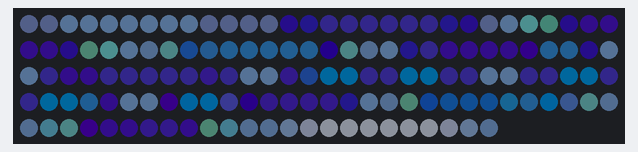
Recording of a sketch running on a simulated ESP8266 (NodeMCU). On the bench: 144 RGB LEDs in strip order, left to right, continuing on the next row. Dim RGB values are drawn brighter than linear.

Above: at 0.1 s.

The sketch:

WS2812_matrix.ino
```cpp
#include "matrix.hpp"

const CRGB eyeColor = CRGB(0, 100, 150);//CRGB(17, 140, 144);
const uint8_t PROGMEM raya[] = {
  0x30, 0x40, 0x54, 0x44, 0x54, 0x68, 0x60, 0x68, 0x74, 0x80, 0x84, 0x90, 0x80, 0x84, 0x90, 0x80, 0x84, 0x90, 0x80, 0x84, 0x90, 0x80, 0x84, 0x90, 0x80, 0x84, 0x90, 0x60, 0x68, 0x74, 0x44, 0x54, 0x68, 0x30, 0x40, 0x54, 0x30, 0x40, 0x54, 0x28, 0x44, 0x4c, 0x18, 0x24, 0x24, 0x18, 0x00, 0x34, 0x18, 0x08, 0x38, 0x18, 0x08, 0x38, 0x18, 0x0c, 0x38, 0x18, 0x0c, 0x38, 0x18, 0x08, 0x3c, 0x18, 0x24, 0x20, 0x28, 0x44, 0x4c, 0x30, 0x40, 0x54, 0x30, 0x40, 0x54, 0x18, 0x24, 0x24, 0x20, 0x30, 0x4c, 0x00, 0x68, 0xa4, 0x18, 0x3c, 0x58, 0x14, 0x44, 0x64, 0x0c, 0x34, 0x60, 0x0c, 0x34, 0x60, 0x0c, 0x34, 0x60, 0x0c, 0x30, 0x68, 0x18, 0x24, 0x20, 0x30, 0x40, 0x54, 0x40, 0x54, 0x6c, 0x18, 0x00, 0x34, 0x00, 0x68, 0xa4, 0x00, 0x68, 0x9c, 0x28, 0x24, 0x5c, 0x14, 0x04, 0x34, 0x18, 0x0c, 0x38, 0x18, 0x0c, 0x38, 0x18, 0x0c, 0x38, 0x18, 0x0c, 0x38, 0x14, 0x0c, 0x40, 0x40, 0x54, 0x6c, 0x40, 0x54, 0x6c, 0x18, 0x08, 0x38, 0x18, 0x40, 0x60, 0x18, 0x00, 0x30, 0x14, 0x0c, 0x38, 0x18, 0x10, 0x3c, 0x18, 0x10, 0x3c, 0x18, 0x10, 0x3c, 0x18, 0x10, 0x3c, 0x18, 0x10, 0x3c, 0x18, 0x10, 0x3c, 0x40, 0x54, 0x6c, 0x40, 0x54, 0x6c, 0x18, 0x0c, 0x3c, 0x14, 0x28, 0x50, 0x18, 0x0c, 0x3c, 0x18, 0x10, 0x3c, 0x18, 0x10, 0x3c, 0x18, 0x10, 0x3c, 0x18, 0x10, 0x3c, 0x18, 0x10, 0x3c, 0x18, 0x10, 0x3c, 0x18, 0x10, 0x3c, 0x40, 0x54, 0x6c, 0x40, 0x54, 0x6c, 0x18, 0x10, 0x3c, 0x18, 0x0c, 0x3c, 0x18, 0x10, 0x3c, 0x18, 0x10, 0x3c, 0x18, 0x10, 0x3c, 0x18, 0x10, 0x3c, 0x18, 0x10, 0x3c, 0x18, 0x08, 0x3c, 0x18, 0x08, 0x3c, 0x18, 0x10, 0x3c, 0x40, 0x54, 0x6c, 0x40, 0x54, 0x6c, 0x14, 0x0c, 0x40, 0x18, 0x10, 0x3c, 0x18, 0x08, 0x3c, 0x18, 0x08, 0x3c, 0x18, 0x08, 0x3c, 0x18, 0x08, 0x3c, 0x18, 0x04, 0x38, 0x18, 0x38, 0x58, 0x18, 0x38, 0x58, 0x14, 0x08, 0x3c, 0x40, 0x54, 0x6c, 0x30, 0x40, 0x54, 0x18, 0x28, 0x24, 0x14, 0x04, 0x40, 0x18, 0x3c, 0x58, 0x18, 0x38, 0x58, 0x18, 0x38, 0x58, 0x18, 0x38, 0x58, 0x18, 0x38, 0x58, 0x18, 0x34, 0x54, 0x14, 0x30, 0x5c, 0x18, 0x24, 0x24, 0x30, 0x40, 0x54, 0x40, 0x54, 0x6c, 0x2c, 0x4c, 0x4c, 0x18, 0x2c, 0x24, 0x14, 0x08, 0x3c, 0x18, 0x08, 0x3c, 0x18, 0x08, 0x3c, 0x18, 0x08, 0x3c, 0x18, 0x08, 0x3c, 0x14, 0x08, 0x3c, 0x18, 0x28, 0x20, 0x2c, 0x4c, 0x4c, 0x40, 0x54, 0x6c, 0x20, 0x28, 0x34, 0x14, 0x08, 0x3c, 0x14, 0x0c, 0x40, 0x18, 0x10, 0x3c, 0x18, 0x10, 0x3c, 0x18, 0x10, 0x3c, 0x18, 0x10, 0x3c, 0x18, 0x10, 0x3c, 0x18, 0x10, 0x3c, 0x14, 0x0c, 0x40, 0x14, 0x08, 0x3c, 0x20, 0x28, 0x34, 0x20, 0x28, 0x34, 0x20, 0x28, 0x34, 0x40, 0x54, 0x6c, 0x40, 0x54, 0x6c, 0x40, 0x54, 0x6c, 0x40, 0x54, 0x6c, 0x40, 0x54, 0x6c, 0x40, 0x54, 0x6c, 0x40, 0x54, 0x6c, 0x20, 0x28, 0x34, 0x20, 0x28, 0x34, 0x20, 0x28, 0x34
};

Matrix matrix(D0, 12, 12);

void setup() {
  matrix.setBrightness(50);
}

void loop() {
  matrix.clear();
  matrix.drawImage(0, 0, 12, 12, raya);
  matrix.fillRect(3, 4, 2, 2, eyeColor);
  matrix.fillRect(7, 4, 2, 2, eyeColor);
  matrix.show();
}
```

matrix.hpp
```cpp
#pragma once
#include <FastLED.h>
#include "charmap.hpp"

class Matrix {
public:
  Matrix(int pin, uint16_t width, uint16_t height)
    : width(width), height(height) {
    leds = new CRGB[width * height];
    FastLED.addLeds<WS2811, D0, GRB>(leds, width * height).setCorrection(TypicalLEDStrip);
    FastLED.setBrightness(50);
  }

  ~Matrix() {
    delete[] leds;
  }

  void setBrightness(uint8_t brightness) {
    FastLED.setBrightness(brightness);
  }

  void show() {
    FastLED.show();
  }

  void clear() {
    for (int i = 0; i < width * height; i++) leds[i] = CRGB(0, 0, 0);
  }

  void _dot(int x, int y, CRGB color) {
    leds[((height - y - 1) % 2 == 0 ? x : width - x - 1) + (height - y - 1) * width] = color;
  }

  void dot(int x, int y, CRGB color) {
    if (x < 0 || x >= width || y < 0 || y >= height) return;
    _dot(x, y, color);
  }

  void fillRect(int x, int y, int w, int h, CRGB color) {
    for (int x1 = max(x, 0); x1 < min(x + w, (int)width); x1++) {
      for (int y1 = max(y, 0); y1 < min(y + h, (int)height); y1++) {
        _dot(x1, y1, color);
      }
    }
  }

  void drawBitmap(int x, int y, int w, int h, const uint8_t* bitmap, CRGB color = CRGB(255, 255, 255), CRGB background = CRGB(255, 255, 255)) {
    if (x >= width || y >= height || x < -w || y < -h) return;
    uint8_t _byte;
    int position = -1;
    for (int x1 = max(-x, 0); x1 < min((int)width - x, w); x1++) {
      for (int y1 = max(-y, 0); y1 < min((int)height - y, h); y1++) {
        int index = min(x1, w - 1) + min(y1, h - 1) * ((w + 7) / 8 * 8);
        if (index / 8 != position) _byte = pgm_read_byte(&bitmap[index / 8]);
        if (bitRead(_byte, 7 - index % 8)) {
          _dot(x + x1, y + y1, color);
        } else if (background != color) {
          _dot(x + x1, y + y1, background);
        }
      }
    }
  }

  void drawImage(int x, int y, int w, int h, const uint8_t* image) {
    if (x >= width || y >= height || x < -w || y < -h) return;
    for (int x1 = max(-x, 0); x1 < min((int)width - x, w); x1++) {
      for (int y1 = max(-y, 0); y1 < min((int)height - y, h); y1++) {
        int index = x1 + y1 * w;
        _dot(x + x1, y + y1, CRGB(pgm_read_byte(&image[index * 3]), pgm_read_byte(&image[index * 3 + 1]), pgm_read_byte(&image[index * 3 + 2])));
      }
    }
  }

  uint8_t getFont(uint8_t font, uint8_t row) {
    if (row > 4) return 0;
    font = font - '0' + 16;
    if (font <= 95) return pgm_read_byte(&(charMap[font][row]));
    else if (font >= 96 && font <= 111) return pgm_read_byte(&(charMap[font + 47][row]));
    else if (font <= 159) return pgm_read_byte(&(charMap[font - 17][row]));
    else return pgm_read_byte(&(charMap[font - 1][row]));
  }

  void print(int x, int y, String str) {
    int cursorX = x;
    for (int i = 0; i < str.length(); i++) {
      uint8_t data = str[i];
      if (data > 127) {
        if (data > 191) data = 0;
        else if (i > 0 && str[i - 1] == 209 && data == 145) data = 192;
        else if (i > 0 && str[i - 1] == 208 && data == 129) data = 149;
        else if (i > 0 && str[i - 1] == 226 && data == 128) data = 0;
        else if (i > 0 && str[i - 1] == 128 && data == 148) data = 45;
      }
      if (data == 0) continue;
      for (uint8_t col = 0; col < 6; col++) {
        if (cursorX + col < 0 || cursorX + col >= width) continue;
        uint8_t bits = getFont(data, col);
        for (int _y = 0; _y < 8; _y++) {
          if (bitRead(bits, _y)) dot(cursorX + col, y + _y, CRGB(255, 255, 255));
        }
      }
      cursorX += 6;
    }
  }

public:
  uint16_t width, height;

protected:
  CRGB* leds;
};
```

Source omitted: charmap.hpp (data table, 8150 bytes)
